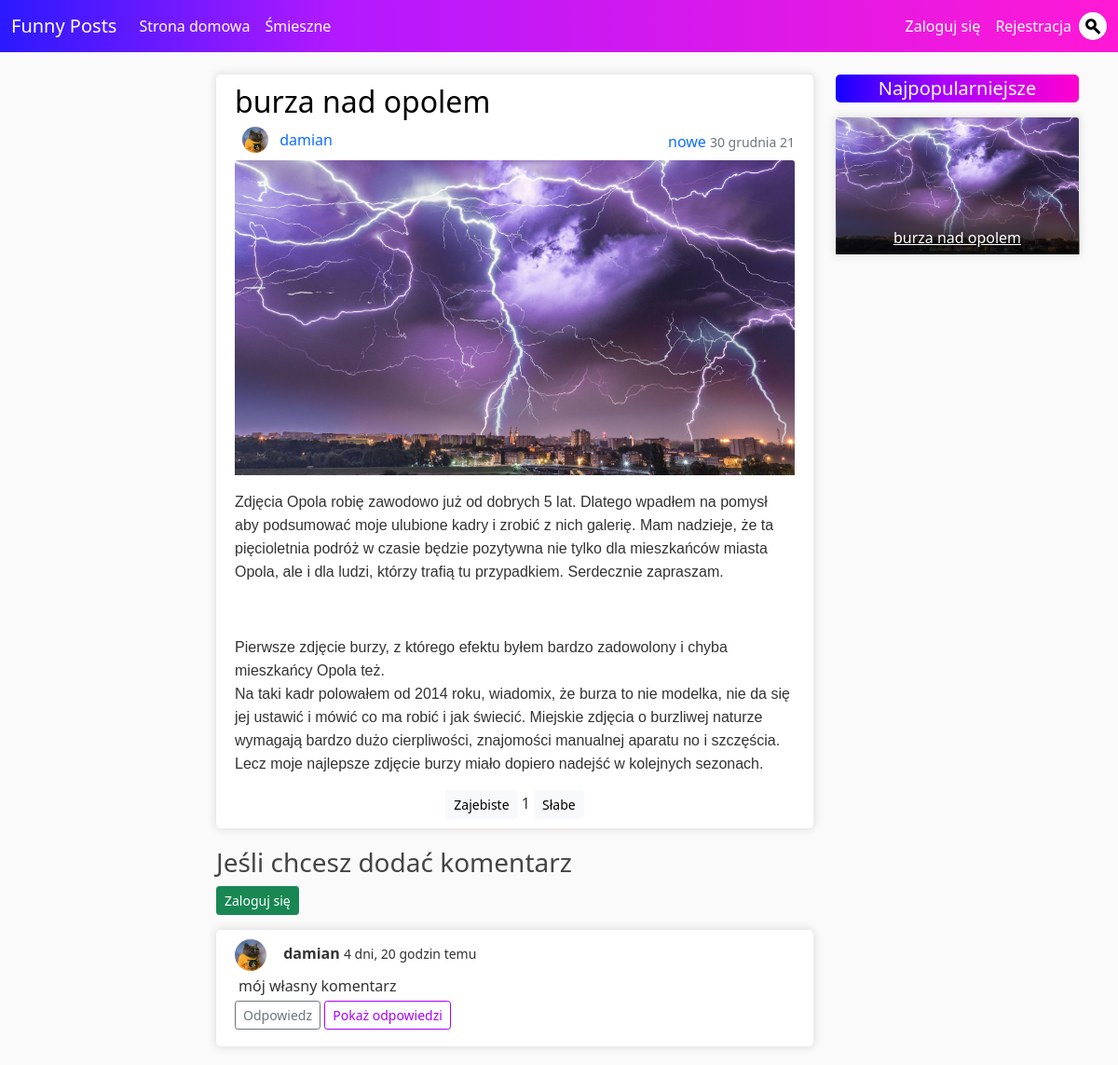
The app's page /post/1/ with its own data.
### posts/models.py (models this page shows, shortened)
class Post(models.Model):
    title       = models.CharField(max_length=100)
    content     = RichTextUploadingField(blank=True, null=True)
    zajawka     = models.TextField(max_length=200, blank=True, null=True, default=' ')
    date_posted = models.DateTimeField(default=timezone.now)
    author      = models.ForeignKey(User, on_delete=models.CASCADE)
    image       = ResizedImageField(size=[1920, 1080], crop=['middle', 'center'], quality=99, upload_to=upload_location)
    likes       = models.ManyToManyField(User, related_name='blog_post', blank=True)
    unlikes     = models.ManyToManyField(User, related_name='blog_post_u', blank=True)
    category    = models.ForeignKey(Category, on_delete=models.CASCADE, default='1')
    view_count  = models.IntegerField(default=0)
    STATUS_CHOICES = (('Oczekujace','oczekujące'), ('Zaakceptowane', 'zaakceptowane'))
    status      = models.CharField(max_length=25, choices=STATUS_CHOICES, default='Oczekujące')
    def total_likes(self):
        return self.likes.count()
    def total_unlikes(self):
        return self.unlikes.count()
    def save(self, *args, **kwargs):
        super(Post, self).save(*args, **kwargs)

class Category(models.Model):
    name        = models.CharField(max_length=100)

class Comment(models.Model):
    post        = models.ForeignKey(Post, related_name="comments", on_delete=models.CASCADE)
    author      = models.ForeignKey(User, on_delete=models.CASCADE)
    body        = models.TextField()
    date_added  = models.DateTimeField(default=timezone.now)
    parent      = models.ForeignKey("self", null=True, blank=True, on_delete=models.CASCADE)
    class Meta:
        ordering = ['date_added']
    def child(self):
        return Comment.objects.filter(parent=self)

### users/models.py (models this page shows, shortened)
class Profile(models.Model):
    user    = models.OneToOneField(User, on_delete=models.CASCADE)
    image   = ResizedImageField(size=[125, 125], crop=['top', 'center'], quality=99, upload_to='profile_pics', default="default.jpg")

### posts/views.py (the view, shortened to what this page needs)
# urls.py: path('post/<int:pk>/', PostDetailView.as_view(), name='post-detail'),
class PostDetailView(FormMixin, DetailView):
    model = Post
    form_class = CommentForm
    def get_object(self):
        obj = super().get_object()
        if obj.status == 'Zaakceptowane':
            obj.view_count += 1
            obj.save()
        return obj
    def get_context_data(self, *args, **kwargs):
        context = super(PostDetailView, self).get_context_data(*args, **kwargs)
        stuff = get_object_or_404(Post, id=self.kwargs['pk'])
        total_likes = stuff.total_likes()
        total_unlikes = stuff.total_unlikes()
        liked = False
        if stuff.likes.filter(id=self.request.user.id).exists():
            liked = True
        unliked = False
        if stuff.unlikes.filter(id=self.request.user.id).exists():
            unliked = True
        context["total_likes"]  = total_likes - total_unlikes
        context["liked"]        = liked
        context["unliked"]      = unliked
        context["comment_form"] = self.get_form()
        context["comments"]     = self.object.comments.filter()
        context["views_count"]  = self.object.view_count
        return context

### funnyp/context_processors.py (called while the page is built)
def popularposts(request):
    return{
        'popularposts': Post.objects.filter(status='Zaakceptowane').annotate(like_count=Count('likes')-Count('unlikes')).order_by('-like_count')[:10]
    }

def userframe(request, *args, **kwargs):
    try:
        user = get_object_or_404(User, username=request.user)
        userposts = Post.objects.filter(author=user, status='Zaakceptowane').aggregate(total_likes=Count('likes')-Count('unlikes'))['total_likes'] or 0
        return {
            'userlikes': userposts,
            'userimage': user.profile.image,
            'current_user': user
        }
    except:
        return {}

### posts/templates/posts/post_detail.html (shortened to what this page needs)
{% extends "posts/base.html" %}
{% load crispy_forms_tags %}
{% block content %}
    <article class="media content-section">
        <div class="media-body">
            <h2 class="article-title">{{ object.title }}</h2>
            <div class="d-flex flex-row align-items-center mb-1">
                <div class="me-auto">
                    <img class="rounded-circle article-img" src="{{ object.author.profile.image.url }}">
                    <a style="text-decoration:none" href="{% url 'user-posts' object.author.username %}">{{ object.author }}</a>
                </div>
                <a class="m-1" style="text-decoration:none" href="{% url 'category' post.category.id %}">{{ post.category.name }}</a>
                <small class="text-muted">{{ post.date_posted|date:"d E y" }}</small>
            </div>
            <img class ="card-img-top" src="{{ object.image.url }}">
            <p class="article-content" style="img-fluid">{{ object.content|safe }}</p>
            <div class="text-center">
                <table>
                    {% if user.is_authenticated %}
                    <form action="{% url 'like-post' post.pk %}" method="POST">
                        {% csrf_token %}
                        {% if liked %}
                            <button type="submit" name="post_id" value="{{ post.id }}" class="btn btn-zajebiste btn-sm">Zajebiste</button>
                        {% else %}
                            <button type="submit" name="post_id" value="{{ post.id }}" class="btn btn-light btn-sm">Zajebiste</button>
                        {% endif %}
                    </form>
                    <a>  {{ total_likes }}  </a>
                    <form action="{% url 'unlike-post' post.pk %}" method="POST">
                        {% csrf_token %}
                        {% if unliked %}
                            <button type="submit" name="post_id" value="{{ post.id }}" class="btn btn-slabe btn-sm">Słabe</button>
                        {% else %}
                            <button type="submit" name="post_id" value="{{ post.id }}" class="btn btn-light btn-sm">Słabe</button>
                        {% endif %}
                    </form>
                    {% else %}
                    <a class="btn btn-light btn-sm" href="{% url 'login' %}">Zajebiste</a>
                    <a>  {{ total_likes }}  </a>
                    <a class="btn btn-light btn-sm" href="{% url 'login' %}">Słabe</a>
                    {% endif %}
                </table>
            </div>
        </div>
    </article>
    <article class="media">
        <div class="media-body">
            <div class="form-group">
                {% if user.is_authenticated %}
                <h5 class="ms-4">Dodaj Komentarz</h5>
                    <form method="post" enctype="multipart/form-data">
                        {% csrf_token %}
                        <div class="container-fluid row justify-content-start mb-2">
                            <div class="col">{{ comment_form|crispy }}</div>
                            <div class="col-2"><button type="submit" value="Submit" class="btn btn-active">Dodaj</button></div>
                        </div>
                    </form>
                {% else %}
                <h3>Jeśli chcesz dodać komentarz</h3>
                <a class="btn btn-success btn-sm mb-3" href="{% url 'login' %}">Zaloguj się</a>
                {% endif %}
            </div>
            {% if not post.comments.all %}
                Wciąż nie ma komentarzy...
            {% else %}
                {% for comment in post.comments.all %}
                    {% if comment.parent == None %}
                    <div class="media content-section">
                        <img class="rounded-circle comment-img" src="{{ comment.author.profile.image.url }}">
                        <strong>{{ comment.author }}</strong>
                        <small>{{ comment.date_added|timesince }} temu</small>
                        <div class="m-1">{{ comment.body }}</div>
                        <a class="btn btn-outline-secondary btn-sm mb-2" data-bs-toggle="collapse" href="#collapseExample{{ comment.id }}" role="button" aria-expanded="false" aria-controls="collapseExample">
                            Odpowiedz
                        </a>
                        {% if comment.child %}
                        <a class="btn btn-active btn-sm mb-2" data-bs-toggle="collapse" href="#collapseExamples{{ comment.id }}" role="button" aria-expanded="false" aria-controls="collapseExample">
                            Pokaż odpowiedzi
                        </a>
                        {% endif %}
                    </div>
                    {% endif %}
                {% endfor %}
            {% endif %}
        </div>
    </article>
{% endblock content %}

### posts/templates/posts/base.html (shortened to what this page needs)
{% load static %}
<!DOCTYPE html>
<html>
<head>
    <link href="https://cdn.jsdelivr.net/npm/bootstrap@5.0.0-beta2/dist/css/bootstrap.min.css" rel="stylesheet">
    <link rel="stylesheet" type="text/css" href="{% static 'posts/main.css' %}">
    <link rel="stylesheet" type="text/css" href="{% static 'posts/searchbar.css' %}">
</head>
<body>
    <header class="site-header">
      <nav class="navbar navbar-expand-lg navbar-dark bg-steel fixed-top">
        <div class="container-fluid">
          <a class="navbar-brand mr-4" href="{% url 'blog-home' %}">Funny Posts</a>
          <div class="collapse navbar-collapse" id="navbarToggle">
            <div class="navbar-nav me-auto">
              <div class="navbar-nav">
                <a class="nav-item nav-link" href="{% url 'blog-home' %}">Strona domowa</a>
                <a class="nav-item nav-link" href="{% url 'category' 1 %}">Śmieszne</a>
              </div>
            </div>
            <div class="navbar-nav">
              {% if user.is_authenticated %}
              <a class="nav-item nav-link" href="{% url 'post-create' %}">Nowy Post</a>
              <a class="nav-item nav-link" href="{% url 'profile' %}">Profil</a>
              <a class="nav-item nav-link" href="{% url 'logout' %}">Wyloguj się</a>
              {% else %}
              <a class="nav-item nav-link" href="{% url 'login' %}">Zaloguj się</a>
              <a class="nav-item nav-link" href="{% url 'register' %}">Rejestracja</a>
              {% endif %}
              <form method='GET' action='{% url "searchbar" %}' class="d-flex">
                <div class="search">
                  <div class="icon"></div>
                </div>
              </form>
            </div>
          </div>
        </div>
      </nav>
    </header>
    <main role="main" class="container">
      <div class="row">
        <div class="col-md-2"></div>
        <div class="col-md-7">
            {% block content %}{% endblock %}
        </div>
        <div class="col-md-3">
          <div class="najpopularniejsze">
            <p class="text-center">Najpopularniejsze</p>
          </div>
          {% for post in popularposts %}
            <article class="media post-section">
                <div class="media-body">
                  <div class="post-container">
                    <img class="card-img-top" src="{{ post.image.url }}">
                    <div class="post-title">
                        <h6 class="text-center"><a class="article-title-homepage" href="{% url 'post-detail' post.id %}">{{ post.title }}</a></h6>
                    </div>
                  </div>
                </div>
            </article>
          {% endfor %}
        </div>
      </div>
    </main>
</body>
</html>

### posts/static/posts/main.css (style rules this page uses)
body { background: #fafafa; color: #333333; margin-top: 5rem; }
h1, h2, h3, h4, h5, h6 { color: #444444; }
.bg-steel { background: rgb(255,0,207); background: linear-gradient(270deg, rgba(255, 0, 208, 0.9) 0%, rgba(170,0,255,0.9) 70%, rgba(20,0,255,0.9) 100%); }
.site-header .navbar-nav .nav-link { color: #ffffff; }
.site-header .navbar-nav .navbar-nav .nav-link { color: #ffffff; }
.content-section { background: #ffffff; padding: 10px 20px; border: None; border-radius: 5px; margin-bottom: 20px; box-shadow: 0px 0px 8px 1px #dddddd; }
.post-container { position: relative; text-align: center; color: white; }
.post-title { background: -webkit-linear-gradient(rgba(128, 35, 35, 0.01), rgba(0, 0, 0, 0.8) 80%) ; position: absolute; padding-top: 25px; width: 100%; bottom: 0%; left: 50%; transform: translate(-50%, 0%); }
.post-section { text-align: center; background: #ffffff; border: None; margin-bottom: 20px; box-shadow: 0px 0px 8px 1px #dddddd; }
.article-title-homepage { color: #ffffff; }
.article-title { color: #000000; }
.article-content { white-space: pre-line; }
.article-img { height: 28px; width: 28px; margin-right: 8px; margin-left: 8px; margin-bottom: 4px; }
.comment-img { height: 34px; width: 34px; margin-right: 14px; }
.najpopularniejsze { background: rgb(255,0,207); background: linear-gradient(270deg, rgba(255,0,207,1) 0%, rgba(170,0,255,1) 56%, rgba(20,0,255,1) 100%); color: white; border-radius: 5px; font-size: 20px; }
.btn-active { color: #AA00FF; background-color: #FFFFFF; border-color: #AA00FF; }

### posts/static/posts/searchbar.css (style rules this page uses)
.search { position: relative; top: 5px; width: 30px; height: 30px; background: white; border-radius: 20px; transition: 0.5s; box-shadow: 0 0 0 1px rgba(255,0,207,0.5); overflow: hidden; }
.search .icon { position: absolute; top: 11px; left: 11px; width: 7px; height: 7px; background: white; border-radius: 20px; display: flex; justify-content: center; align-items: center; z-index: 1000; cursor: pointer; }
.search .icon::before { content: ''; position: absolute; width: 12px; height: 12px; border: 3px solid black; border-radius: 50%; transform: translate(-2px, -2px) rotate(315deg); }
.search .icon::after { content: ''; position: absolute; width: 3px; height: 8px; background:black; transform: translate(5px, 5px) rotate(315deg); }

### records on screen
Post: title "burza nad opolem", author.profile.image (placeholder picture), author "damian", category.name "nowe", date_posted "30 grudnia 21", image (picture), content "Zdjęcia Opola robię zawodowo już od dobrych 5 lat. Dlatego wpadłem na pomysł aby podsumować moje ulubione kadry i zrobić z nich galerię. Mam nadzieje, że ta pięcioletnia podróż w czasie będzie pozytywna nie tylko dla mieszkańców miasta Opola, ale i dla ludzi, którzy trafią tu przypadkiem. Serdecznie zapraszam. Pierwsze zdjęcie burzy, z którego efektu byłem bardzo zadowolony i chyba mieszkańcy Opola też. Na taki kadr polowałem od 2014 roku, wiadomix, że burza to nie modelka, nie da się jej ustawić i mówić co ma robić i jak świecić. Miejskie zdjęcia o burzliwej naturze wymagają bardzo dużo cierpliwości, znajomości manualnej aparatu no i szczęścia. Lecz moje najlepsze zdjęcie burzy miało…"
Comment: author.profile.image (placeholder picture), author "damian", date_added "4 dni, 20 godzin", body "mój własny komentarz"

### other values on screen
{{ total_likes }} "1"
